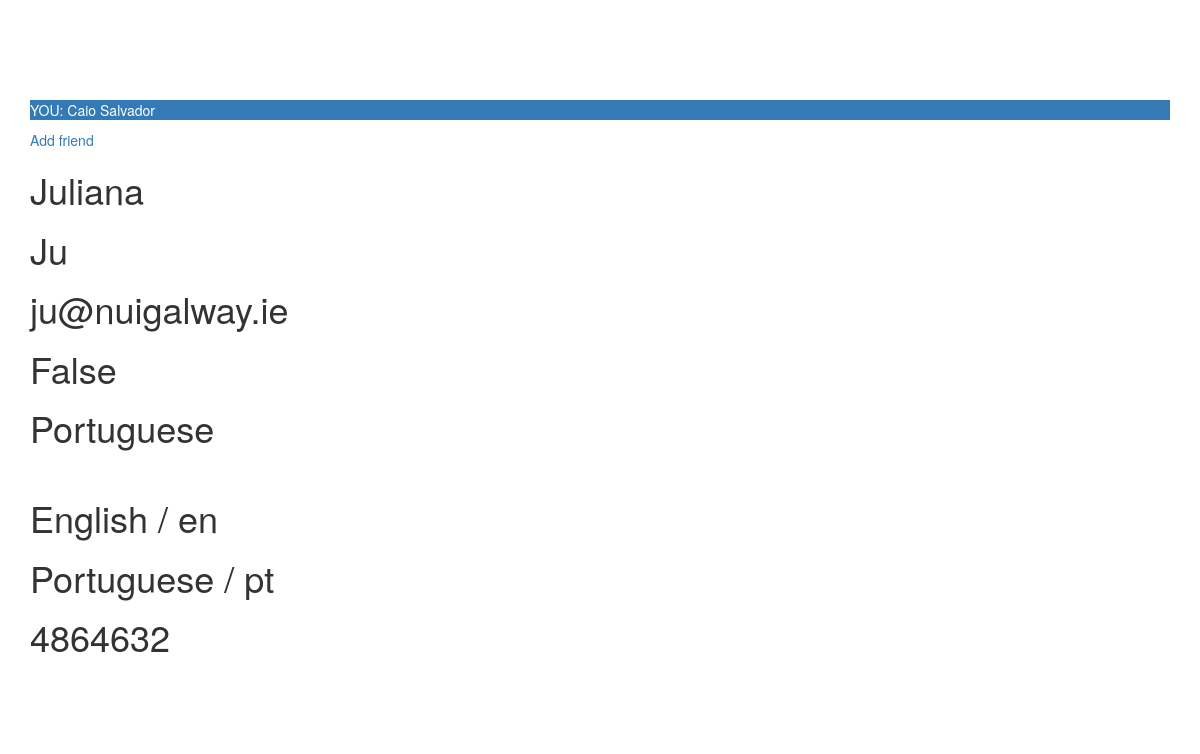
The page /profile/12/ (signed in) on the database its author committed.
### profiles/models.py (models this page shows, shortened)
class Profile(models.Model):
	user = models.OneToOneField(settings.AUTH_USER_MODEL)
	name = models.CharField(max_length=100)
	email = models.EmailField(max_length=100, unique=True)
	nui_id = models.IntegerField(unique=True)
	staff = models.BooleanField(default=True)
	native = models.ForeignKey(Language)
	learning = models.ManyToManyField(Language, related_name="profile_languages")
	picture = models.ImageField(
		blank=True,
		null=True,
		upload_to=download_media_location
		) #, storage=FileSystemStorage(location=settings.PROTECTED_ROOT)
	def are_friends(self, profile):
		friend = Friendship.objects.filter((Q(from_user=self) | Q(to_user=self)) & (Q(from_user=profile) | Q(to_user=profile)) & Q(status=True))
		if friend:
			return True
		else:
			return False
	def waiting_friendship_approval(self, profile):
		exist = Friendship.objects.filter((Q(from_user=self) | Q(to_user=self)) & (Q(from_user=profile) | Q(to_user=profile)) & Q(status=False))
		if exist:
			friend = Friendship.objects.get((Q(from_user=self) | Q(to_user=self)) & (Q(from_user=profile) | Q(to_user=profile)) & Q(status=False))
			if friend:
				return friend.from_user
		else:
			return False

### languages/models.py (models this page shows)
class Language(models.Model):
	name = models.CharField(max_length=100)
	code = models.CharField(max_length=10)
	flag = models.ImageField(
		blank=True,
		null=True,
		upload_to=download_media_location
		) #, storage=FileSystemStorage(location=settings.PROTECTED_ROOT)
	def __str__(self): #def __unicode__(self):
		return self.name

### profiles/views.py (the view)
# urls.py: url(r'^(?P<pk>\d+)/$', login_required(ProfileDetailView.as_view()), name='view'),
class ProfileDetailView(DetailView):
	model = Profile
	def get_context_data(self, **kwargs):
		context = super(ProfileDetailView, self).get_context_data(**kwargs)
		user = self.request.user
		profile = Profile.objects.get(user=self.request.user)
		view_profile = Profile.objects.get(id=self.kwargs['pk'])
		are_friends = profile.are_friends(view_profile)
		waiting = profile.waiting_friendship_approval(view_profile)
		if waiting:
			if profile == waiting:
				context["waiting"] = "waiting approval"
			else:
				context["waiting"] = "accept request"
		context["profile"] = profile
		context["are_friends"] = are_friends
		context["site_name"] = 	"What's the Craic?"
		context["title"] = 	"- Add User"
		context["submit_btn"] = "Create Account"
		return context

### templates/profiles/profile_detail.html (shortened to what this page needs)
{% extends "base.html" %}
{% block content %}
<div class="container" style="margin-top: 100px;">
<p class="bg-primary">YOU: {{ profile.name }}</p>
{% if profile != object%}
	{% if are_friends %}
		<p class="bg-success">Friend</p>
	{% else %}
		{% if waiting %}
			{% if waiting == "accept request"%}
				<a href="{% url 'profiles:acceptfriend' object.id %}">{{waiting}}</a>
			{% else %}
				<a href="#">{{waiting}}</a>
			{% endif %}
		{% else %}
			<a href="{% url 'profiles:addfriend' object.id %}">Add friend</a>
		{% endif %}
	{% endif %}
{% endif %}
<h1>{{ object.name }}</h1>
<h1>{{ object.user }}</h1>
<h1>{{ object.email }}</h1>
<h1>{{ object.staff }}</h1>
<h1>{{ object.native }}</h1>
{% for item in object.learning.all %}
	<h1>{{ item.name }} / {{ item.code }}</h1>
{% endfor %}
<h1>{{ object.nui_id }}</h1>
{%if object.picture %}
	<h1><img src="{{object.picture.url}}" alt=""></h1>
{% else %}
	<h1>No Image</h1>
{% endif %}
</div>
{% endblock content %}

### rows shown on the page
Profile: name "Caio Salvador"
Profile: name "Juliana", user "Ju", email "ju@nuigalway.ie", staff "False", native "Portuguese", nui_id "4864632"
Language: name "English", code "en"
Language: name "Portuguese", code "pt"
